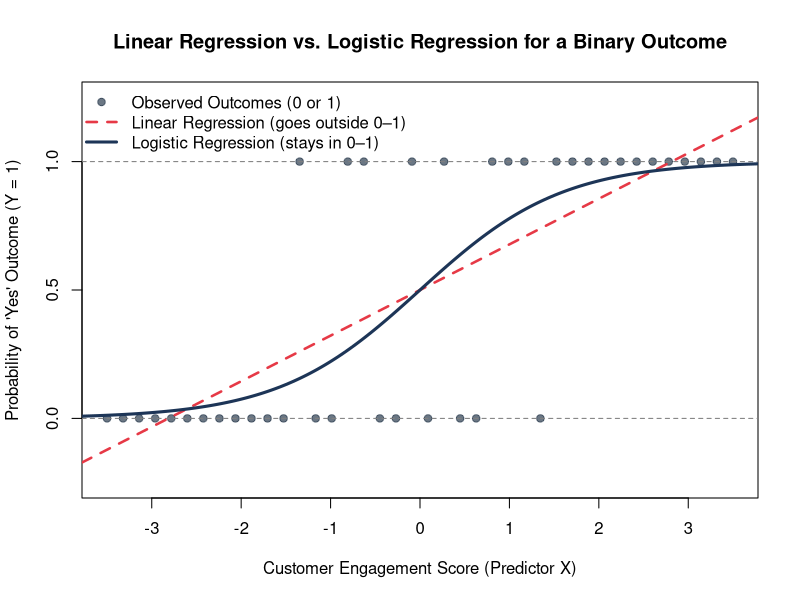

The R source for this figure: (Note: this script raises an error after producing the figure.)
## ---- chunk 1
#| echo: false
#| fig-cap: "Linear regression can predict impossible probabilities outside 0–1, whereas logistic regression stays bounded between 0 and 1."

set.seed(42)
x_pts <- seq(-3.5, 3.5, length.out = 40)
y_pts <- rbinom(length(x_pts), size = 1, prob = 1 / (1 + exp(-1.2 * x_pts)))

lin_fit <- lm(y_pts ~ x_pts)
log_fit <- glm(y_pts ~ x_pts, family = binomial)

plot(x_pts, y_pts,
     pch = 19, col = rgb(44/255, 62/255, 80/255, 0.7),
     ylim = c(-0.25, 1.25),
     xlab = "Customer Engagement Score (Predictor X)",
     ylab = "Probability of 'Yes' Outcome (Y = 1)",
     main = "Linear Regression vs. Logistic Regression for a Binary Outcome")

abline(h = c(0, 1), lty = 2, col = "gray50")
abline(lin_fit, col = "#E63946", lwd = 2.5, lty = 2)

x_grid <- data.frame(x_pts = seq(-4, 4, length.out = 200))
lines(x_grid$x_pts, predict(log_fit, newdata = x_grid, type = "response"),
      col = "#1D3557", lwd = 3)

legend("topleft",
       legend = c("Observed Outcomes (0 or 1)",
                  "Linear Regression (goes outside 0–1)",
                  "Logistic Regression (stays in 0–1)"),
       col = c(rgb(44/255, 62/255, 80/255, 0.7), "#E63946", "#1D3557"),
       pch = c(19, NA, NA),
       lty = c(NA, 2, 1),
       lwd = c(NA, 2.5, 3),
       bty = "n")
## ---- chunk 2
# 1. Load the Titanic dataset from CSV
titanic_raw <- read.csv("titanic.csv", na.strings = c("", "NA"))

# Check dimensions (rows and columns) and structure
dim(titanic_raw)
str(titanic_raw)
## ---- chunk 3
# Preview the first 6 passengers
head(titanic_raw[, c("PassengerId", "Survived", "Pclass", "Sex", "Age", "Fare", "Embarked")])

# Count missing values and percentages per column
na_summary <- data.frame(
  Missing_Count = colSums(is.na(titanic_raw)),
  Missing_Percent = round(colMeans(is.na(titanic_raw)) * 100, 1)
)
na_summary
## ---- chunk 4
# 2. Select columns for our model
titanic_df <- titanic_raw[, c("Survived", "Pclass", "Sex", "Age")]

# Check median age and impute missing Age values
median_age <- median(titanic_df$Age, na.rm = TRUE)
cat("Median Age used for imputation:", median_age, "\n")
titanic_df$Age[is.na(titanic_df$Age)] <- median_age

# Convert categorical variables into factors with clear labels and baselines
titanic_df$Survived <- factor(titanic_df$Survived, levels = c(0, 1), labels = c("No", "Yes"))
titanic_df$Pclass   <- factor(titanic_df$Pclass, levels = c(1, 2, 3), labels = c("1st", "2nd", "3rd"))
titanic_df$Sex      <- factor(titanic_df$Sex, levels = c("male", "female"), labels = c("Male", "Female"))

# Verify no missing values remain
colSums(is.na(titanic_df))
str(titanic_df)
## ---- chunk 5
# Overall survival counts and percentages
table(titanic_df$Survived)
round(prop.table(table(titanic_df$Survived)) * 100, 1)
## ---- chunk 6
# Survival rate (%) by Sex
round(prop.table(table(titanic_df$Sex, titanic_df$Survived), margin = 1) * 100, 1)

# Survival rate (%) by Passenger Class
round(prop.table(table(titanic_df$Pclass, titanic_df$Survived), margin = 1) * 100, 1)

# Age summary by Survival status
tapply(titanic_df$Age, titanic_df$Survived, summary)
## ---- chunk 7
#| fig-width: 9.5
#| fig-height: 4.5
#| fig-cap: "Observed Titanic survival rates by Sex and Passenger Class, and Age distribution by Survival status."

surv_sex   <- prop.table(table(titanic_df$Sex, titanic_df$Survived), margin = 1)[, "Yes"] * 100
surv_class <- prop.table(table(titanic_df$Pclass, titanic_df$Survived), margin = 1)[, "Yes"] * 100

par(mfrow = c(1, 3), mar = c(4, 4, 3, 1))

bp1 <- barplot(surv_sex, ylim = c(0, 90), col = c("#457B9D", "#E63946"),
               main = "Survival Rate by Sex", ylab = "Survived (%)")
text(bp1, surv_sex + 4, labels = paste0(round(surv_sex, 1), "%"), font = 2)

bp2 <- barplot(surv_class, ylim = c(0, 90), col = c("#2A9D8F", "#E9C46A", "#F4A261"),
               main = "Survival Rate by Class", ylab = "Survived (%)")
text(bp2, surv_class + 4, labels = paste0(round(surv_class, 1), "%"), font = 2)

boxplot(Age ~ Survived, data = titanic_df,
        col = c("#6C757D", "#2A9D8F"),
        main = "Age Distribution by Survival",
        xlab = "Survived", ylab = "Age (Years)")

par(mfrow = c(1, 1))
## ---- chunk 8
model_simple <- glm(Survived ~ Sex, data = titanic_df, family = binomial)
summary(model_simple)
## ---- chunk 9
round(exp(coef(model_simple)), 3)
## ---- chunk 10
model_full <- glm(Survived ~ Sex + Pclass + Age, data = titanic_df, family = binomial)
summary(model_full)
## ---- chunk 11
# Compute Odds Ratios and 95% Confidence Intervals
or_table <- exp(cbind(Odds_Ratio = coef(model_full), confint.default(model_full)))
round(or_table, 3)
## ---- chunk 12
#| fig-width: 8.5
#| fig-height: 4.5
#| fig-cap: "Odds Ratios with 95% Confidence Intervals. Effects to the right of OR = 1 increase survival odds; effects to the left decrease them."

# Exclude the intercept for plotting predictor effects
or_plot <- or_table[-1, ]
labels_clean <- c("Female (vs. Male)",
                  "2nd Class (vs. 1st)",
                  "3rd Class (vs. 1st)",
                  "Age (+1 Year)")

par(mar = c(5, 10, 3, 2))
y_pos <- rev(seq_len(nrow(or_plot)))

plot(or_plot[, "Odds_Ratio"], y_pos,
     log = "x",
     xlim = c(0.04, 25),
     ylim = c(0.5, nrow(or_plot) + 0.5),
     yaxt = "n",
     pch = 19, cex = 1.5,
     col = ifelse(or_plot[, "Odds_Ratio"] > 1, "#2A9D8F", "#E63946"),
     xlab = "Odds Ratio (Log Scale) — Reference Line at OR = 1 (No Effect)",
     ylab = "",
     main = "What Drove Titanic Survival? (Odds Ratios & 95% CIs)")

axis(2, at = y_pos, labels = labels_clean, las = 1)
abline(v = 1, lty = 2, lwd = 2, col = "gray40")

segments(x0 = or_plot[, "2.5 %"], y0 = y_pos,
         x1 = or_plot[, "97.5 %"], y1 = y_pos,
         lwd = 2.5,
         col = ifelse(or_plot[, "Odds_Ratio"] > 1, "#2A9D8F", "#E63946"))

text(or_plot[, "Odds_Ratio"], y_pos + 0.25,
     labels = paste0("OR = ", round(or_plot[, "Odds_Ratio"], 3)),
     cex = 0.85, font = 2)

par(mar = c(5, 4, 4, 2) + 0.1)
## ---- chunk 13
#| fig-width: 9
#| fig-height: 4.5
#| fig-cap: "Predicted survival probability curves across Age by Passenger Class for Female and Male passengers."

age_seq <- seq(0, 80, by = 1)
cols_class <- c("#2A9D8F", "#E9C46A", "#E63946")
classes <- c("1st", "2nd", "3rd")

par(mfrow = c(1, 2), mar = c(4.5, 4.5, 3, 1))

for (sex_val in c("Female", "Male")) {
  plot(NULL, xlim = c(0, 80), ylim = c(0, 1),
       xlab = "Age (Years)", ylab = "Predicted Survival Probability",
       main = paste("Predicted Survival:", sex_val, "Passengers"))
  abline(h = 0.5, lty = 3, col = "gray50")
  
  for (i in seq_along(classes)) {
    grid_df <- data.frame(
      Sex = factor(sex_val, levels = c("Male", "Female")),
      Pclass = factor(classes[i], levels = c("1st", "2nd", "3rd")),
      Age = age_seq
    )
    preds <- predict(model_full, newdata = grid_df, type = "response")
    lines(age_seq, preds, col = cols_class[i], lwd = 2.5)
  }
  
  legend("topright", legend = paste(classes, "Class"),
         col = cols_class, lwd = 2.5, bty = "n")
}

par(mfrow = c(1, 1))
## ---- chunk 14
# McFadden's Pseudo-R2
pseudo_r2 <- 1 - (model_full$deviance / model_full$null.deviance)
cat("McFadden's Pseudo-R2:", round(pseudo_r2, 4), "\n")

# Compare AIC of Simple vs Full model
AIC(model_simple, model_full)

# Likelihood Ratio Test comparing Simple vs Full model
anova(model_simple, model_full, test = "Chisq")
## ---- chunk 15
# Create 5 realistic passenger profiles
new_passengers <- data.frame(
  Profile = c("1st Class Female (Age 8)",
              "2nd Class Female (Age 28)",
              "3rd Class Female (Age 25)",
              "1st Class Male (Age 30)",
              "3rd Class Male (Age 28)"),
  Sex    = factor(c("Female", "Female", "Female", "Male", "Male"),
                  levels = c("Male", "Female")),
  Pclass = factor(c("1st", "2nd", "3rd", "1st", "3rd"),
                  levels = c("1st", "2nd", "3rd")),
  Age    = c(8, 28, 25, 30, 28)
)

# Predict survival probability
new_passengers$Predicted_Probability <- round(
  predict(model_full, newdata = new_passengers, type = "response"), 3
)
new_passengers$Survival_Percent <- paste0(new_passengers$Predicted_Probability * 100, "%")

new_passengers
## ---- chunk 16
# Predicted probability for every passenger in the dataset
pred_prob <- predict(model_full, type = "response")

# Classify using a 0.50 probability cutoff
pred_class <- factor(ifelse(pred_prob >= 0.50, "Yes", "No"), levels = c("No", "Yes"))

# Confusion Matrix
cm <- table(Predicted = pred_class, Actual = titanic_df$Survived)
cm
## ---- chunk 17
accuracy    <- sum(diag(cm)) / sum(cm)
sensitivity <- cm["Yes", "Yes"] / sum(cm[, "Yes"])  # True Positive Rate (Recall)
specificity <- cm["No", "No"]   / sum(cm[, "No"])   # True Negative Rate

cat("Accuracy   :", round(accuracy * 100, 1), "%\n")
cat("Sensitivity:", round(sensitivity * 100, 1), "%\n")
cat("Specificity:", round(specificity * 100, 1), "%\n")
## ---- chunk 18
pred_class_35 <- factor(ifelse(pred_prob >= 0.35, "Yes", "No"), levels = c("No", "Yes"))
cm_35 <- table(Predicted = pred_class_35, Actual = titanic_df$Survived)

cat("Cutoff = 0.35 -> Accuracy:", round(sum(diag(cm_35)) / sum(cm_35) * 100, 1), "%",
    "| Sensitivity:", round(cm_35["Yes", "Yes"] / sum(cm_35[, "Yes"]) * 100, 1), "%",
    "| Specificity:", round(cm_35["No", "No"] / sum(cm_35[, "No"]) * 100, 1), "%\n")
